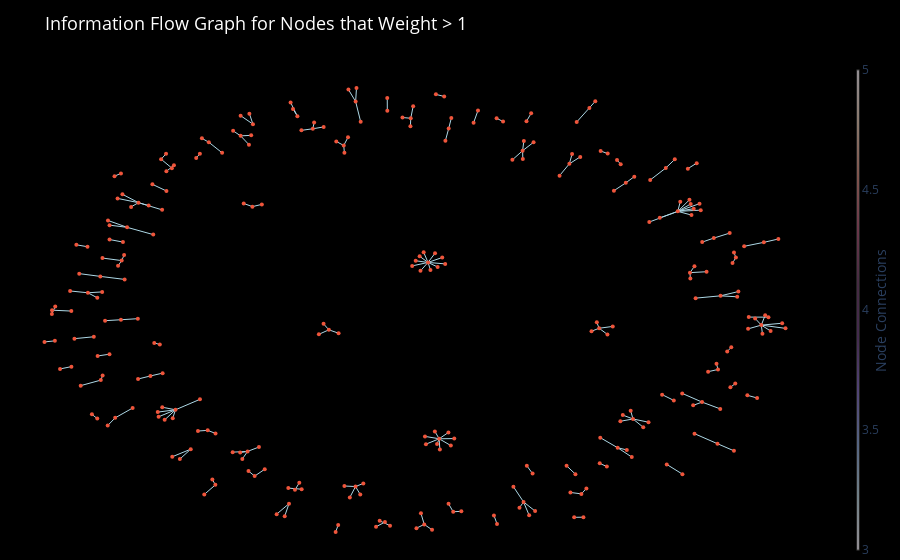

Notebook code for this chart:
### Markdown cell above
Get the Graph of Network Information Flow of User and Videos who made a significant impact for the Channel Statistics

### Code cell
#Create lists of nodes and edges based on weights
edges_weight_gt_1 = [(u, v) for u, v, d in G_filtered.edges(
    data=True) if d['weight'] > 1]

#Create lists of nodes for video and user types
video_nodes = [node for node, data in G_filtered.nodes(
    data=True) if data['node_type'] == 'video']
user_nodes = [node for node, data in G_filtered.nodes(
    data=True) if data['node_type'] == 'user']

#Create a layout for the nodes
pos = nx.spring_layout(G_filtered, k=0.09)

#Create Plotly nodes and edges
edge_trace = go.Scatter(
    x=[],
    y=[],
    line=dict(width=1, color='lightblue'),
    hoverinfo='none',
    mode='lines')

for edge in edges_weight_gt_1:
    x0, y0 = pos[edge[0]]
    x1, y1 = pos[edge[1]]
    edge_trace['x'] += tuple([x0, x1, None])
    edge_trace['y'] += tuple([y0, y1, None])

node_trace = go.Scatter(
    x=[],
    y=[],
    text=[],
    mode='markers',
    hoverinfo='text',
    marker=dict(
        showscale=True,
        colorscale='twilight',
        size=4,
        colorbar=dict(
            thickness=2,
            title='Node Connections',
            xanchor='left',
            titleside='right'
        ),
        line_width=0))

for node in G_filtered.nodes():
    x, y = pos[node]
    node_trace['x'] += tuple([x])
    node_trace['y'] += tuple([y])
    node_trace['text'] += tuple([node])

#Create Plotly figure
fig_info_flow_weight_gt_1 = go.Figure(data=[edge_trace, node_trace],
                                      layout=go.Layout(
    showlegend=False,
    hovermode='closest',
    title="Information Flow Graph for Nodes that Weight > 1",
    titlefont=dict(size=18, color='white'),
    margin=dict(b=0, l=0, r=0, t=60),
    xaxis=dict(showgrid=False, zeroline=False,
               showticklabels=False),
    yaxis=dict(showgrid=False, zeroline=False,
               showticklabels=False),
    paper_bgcolor='black',
    plot_bgcolor='black'))

#Show the figure
fig_info_flow_weight_gt_1.show()

#Define the HTML file path using the relative path to 'Exploratory Analysis Graphs'
html_file_name = 'Information_Flow_Graph_for_Nodes_that_Weight_gt_1.html'
html_file_path = os.path.join(graphs_dir, html_file_name)

#Save the Plotly figure as an HTML file
fig_info_flow_weight_gt_1.write_html(html_file_path)

print(f'HTML file saved as {html_file_path}')

### Figure 1 — Plotly figure (JSON) as saved in the notebook; plotly's stock layout.template omitted (floating-point values rounded to 4 significant figures; data arrays with more than 128 entries replaced by an {"elided": "..."} marker saying what was removed)
{"data": [{"hoverinfo": "none", "line": {"color": "lightblue", "width": 1}, "mode": "lines", "type": "scatter", "x": {"elided": "615 float values"}, "y": {"elided": "615 float values"}}, {"hoverinfo": "text", "marker": {"colorbar": {"thickness": 2, "title": {"side": "right", "text": "Node Connections"}, "xanchor": "left"}, "colorscale": [[0, "#e2d9e2"], [0.1111, "#9ebbc9"], [0.2222, "#6785be"], [0.3333, "#5e43a5"], [0.4444, "#421257"], [0.5556, "#471340"], [0.6667, "#8e2c50"], [0.7778, "#ba6657"], [0.8889, "#ceac94"], [1, "#e2d9e2"]], "line": {"width": 0}, "showscale": true, "size": 4}, "mode": "markers", "text": {"elided": "296 str values"}, "type": "scatter", "x": {"elided": "296 float values"}, "y": {"elided": "296 float values"}}], "layout": {"hovermode": "closest", "margin": {"b": 0, "l": 0, "r": 0, "t": 60}, "paper_bgcolor": "black", "plot_bgcolor": "black", "showlegend": false, "title": {"font": {"color": "white", "size": 18}, "text": "Information Flow Graph for Nodes that Weight > 1"}, "xaxis": {"showgrid": false, "showticklabels": false, "zeroline": false}, "yaxis": {"showgrid": false, "showticklabels": false, "zeroline": false}}}
